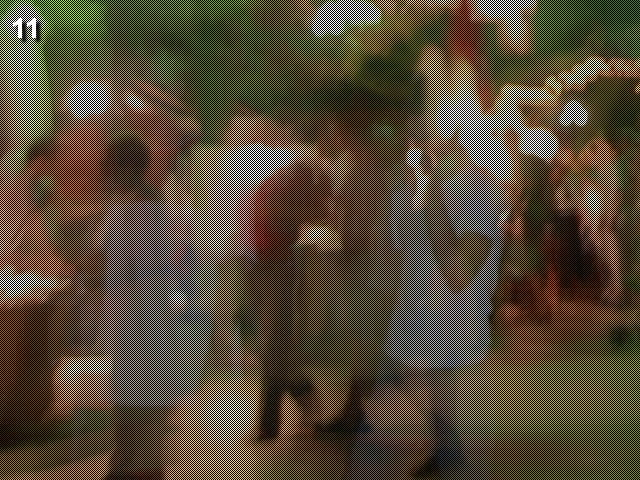
#> input picture cave.jpg, 640 x 480 px
$ python level11.py
#> lines starting #> are read from the running program, lines starting #| are printed output that depends on the picture
#!/usr/bin/python

from PIL import Image
cave = Image.open("cave.jpg")
#> cave is the input picture: PIL image 640x480 RGB; mean R, G, B 85.8, 73.7, 57.3
d = cave.getdata()
even = []
odd = []
i = True
for x in d:
    if i:
        even.append(x)
        i = False
    else:
        odd.append(x)
        i = True
#> this loop made 307200 passes
#> (x, i) on passes 1 to 12: ((0, 20, 0), False), ((142, 180, 105), True), ((0, 20, 0), False), ((139, 177, 100), True), ((0, 20, 0), False), ((143, 180, 103), True), ((0, 20, 0), False), ((138, 175, 98), True), ((0, 19, 0), False), ((153, 186, 115), True), ((0, 18, 0), False), ((151, 183, 116), True)
#> i on passes 61 to 66: False, True, False, True, False, True
#> after the loop, even = 153600 items; odd = 153600 items
e = cave.copy()
e.putdata(even)
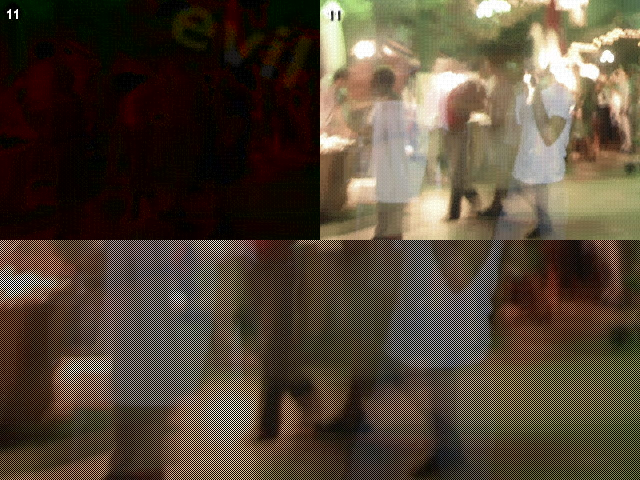
#> e: PIL image 640x480 RGB; mean R, G, B 83.2, 70.6, 55.2
o = cave.copy()
o.putdata(odd)
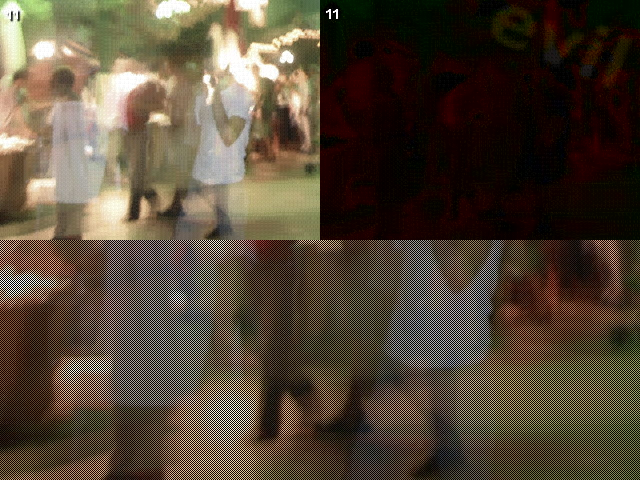
#> o: PIL image 640x480 RGB; mean R, G, B 83.3, 70.6, 55.3
e.show()
o.show()

$ run again, with balloons.jpg copied over cave.jpg
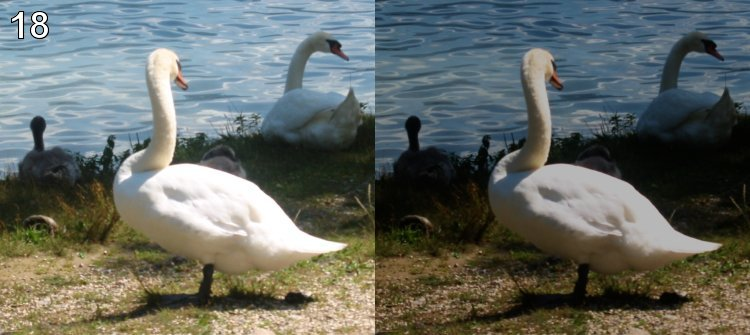
#> input picture balloons.jpg, 750 x 335 px
#> cave is the input picture: PIL image 750x335 RGB; mean R, G, B 100.5, 105.4, 99.9
#> the loop `for x in d:` made 251250 passes
#> (x, i) on passes 1 to 8: ((87, 111, 123), False), ((86, 110, 122), True), ((90, 109, 123), False), ((92, 111, 125), True), ((95, 113, 127), False), ((99, 117, 131), True), ((102, 118, 133), False), ((103, 119, 134), True)
#> after the loop `for x in d:`: even = 125625 items
#> `e.putdata(even)`:
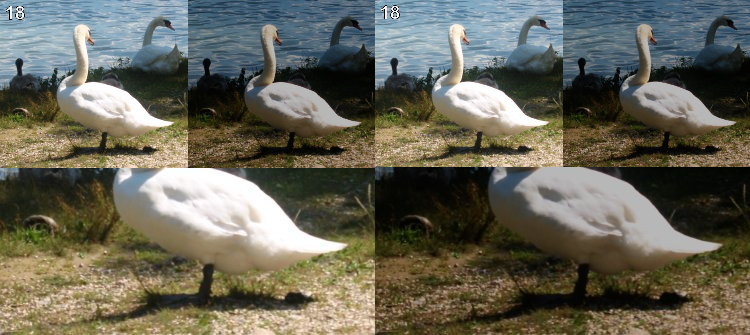
#> e: PIL image 750x335 RGB; mean R, G, B 102.8, 101.1, 87.5

$ run again, with unreal.jpg copied over cave.jpg
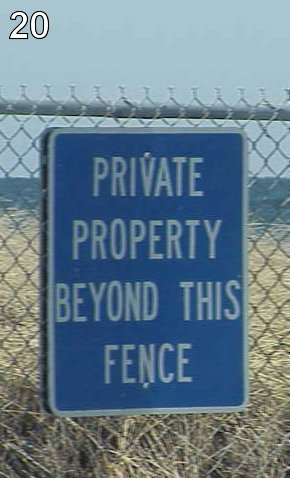
#> input picture unreal.jpg, 290 x 478 px
#> cave is the input picture: PIL image 290x478 RGB; mean R, G, B 103.8, 125.9, 140.5
#> the loop `for x in d:` made 138620 passes
#> (x, i) on passes 1 to 8: ((169, 199, 210), False), ((169, 199, 210), True), ((170, 198, 209), False), ((170, 198, 209), True), ((171, 198, 209), False), ((171, 198, 209), True), ((171, 198, 207), False), ((171, 198, 207), True)
#> after the loop `for x in d:`: even = 69310 items
#> `e.putdata(even)`:
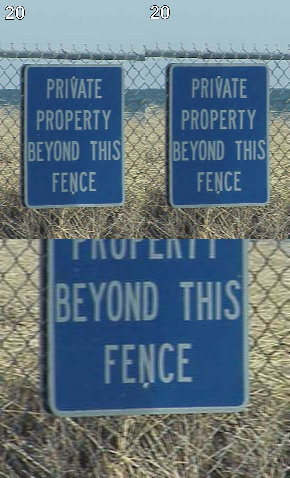
#> e: PIL image 290x478 RGB; mean R, G, B 96.4, 115.7, 128.2
#> `o.putdata(odd)`:
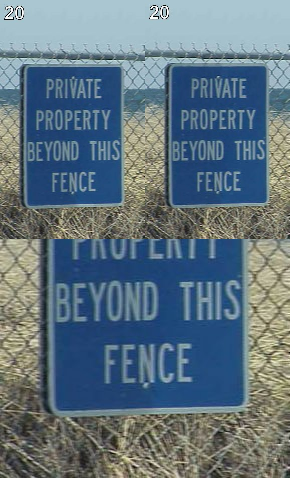
#> o: PIL image 290x478 RGB; mean R, G, B 96.4, 115.7, 128.1
